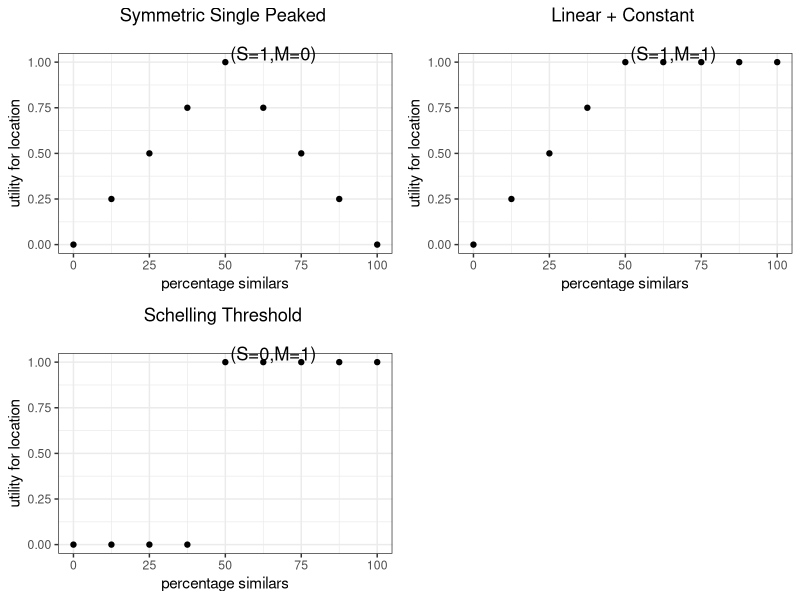
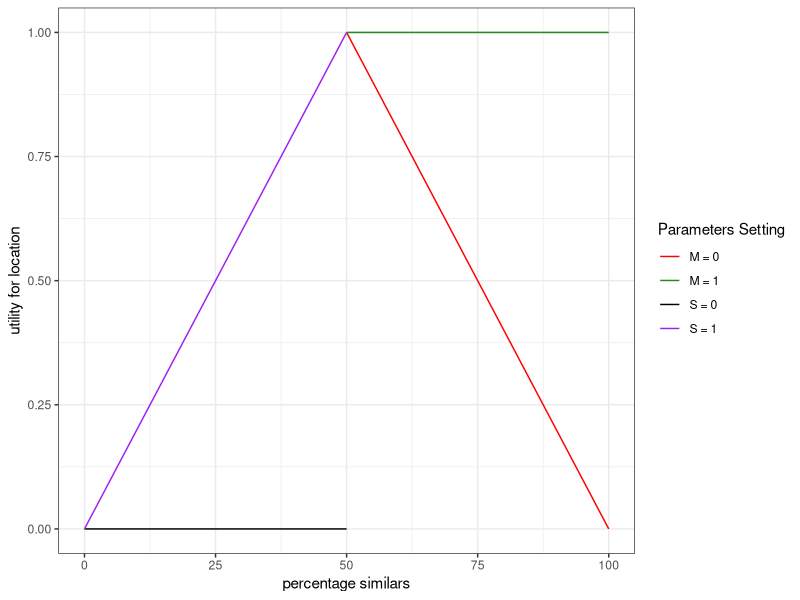
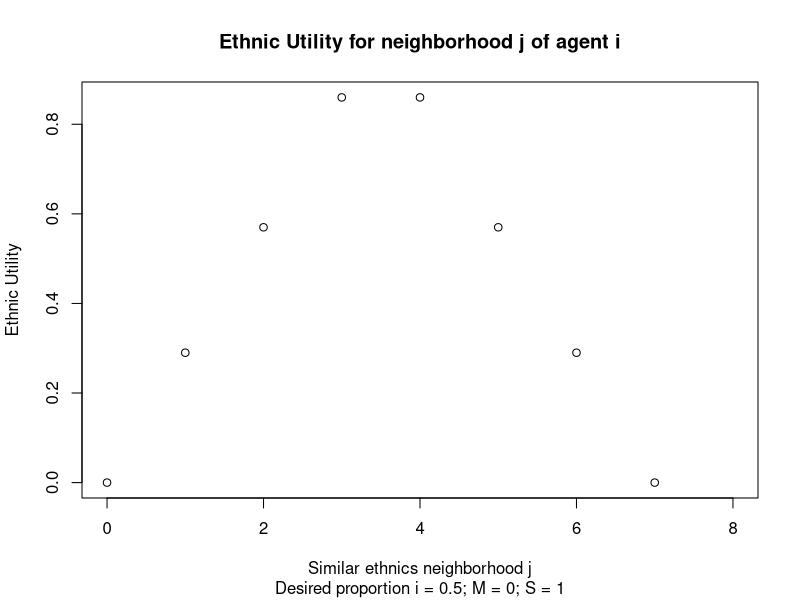
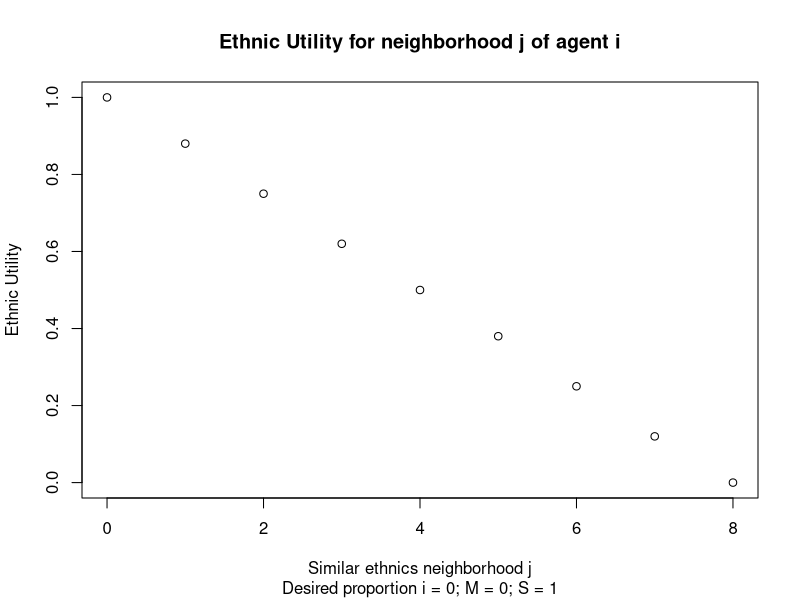
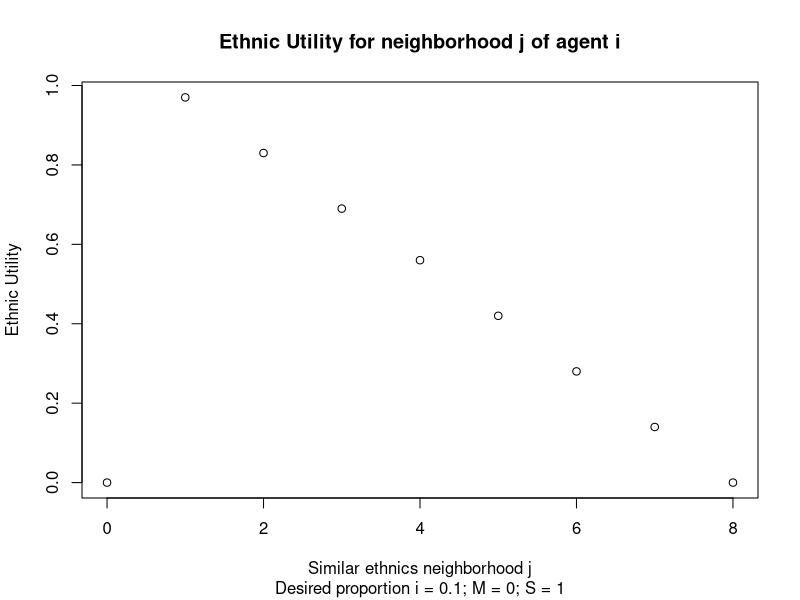
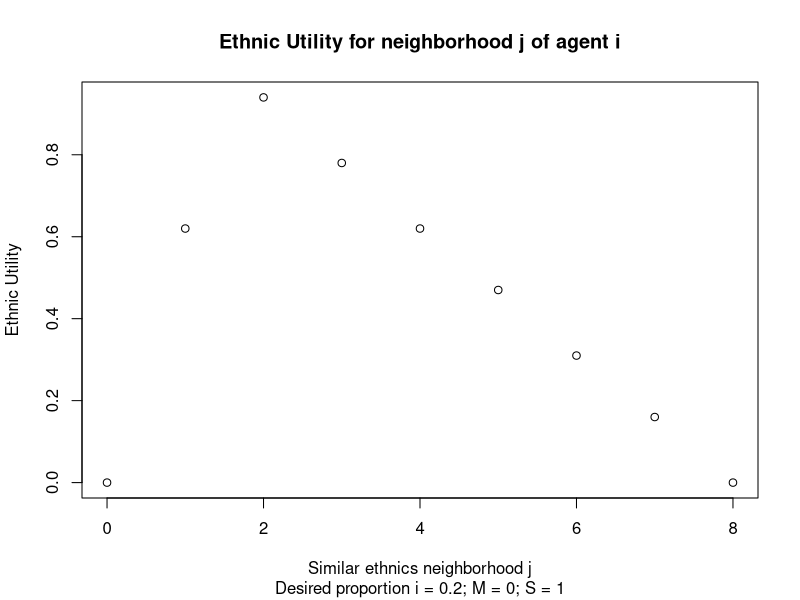
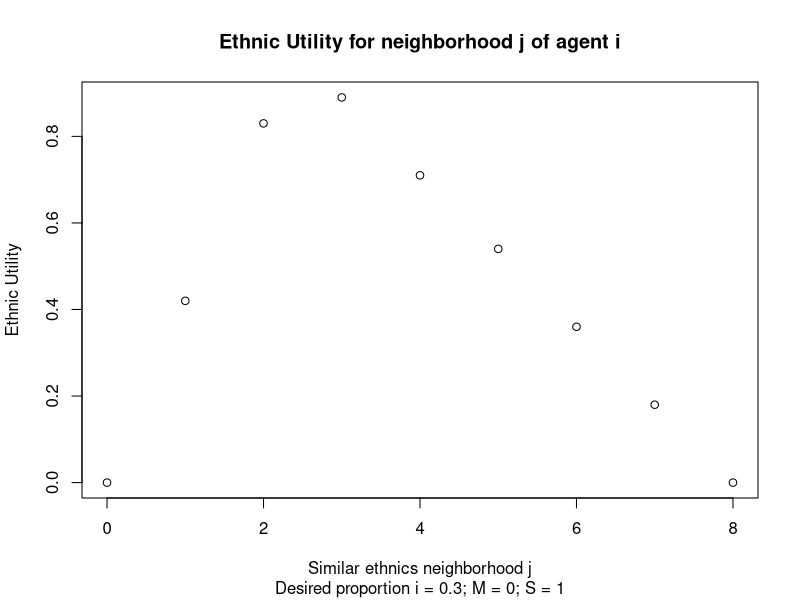
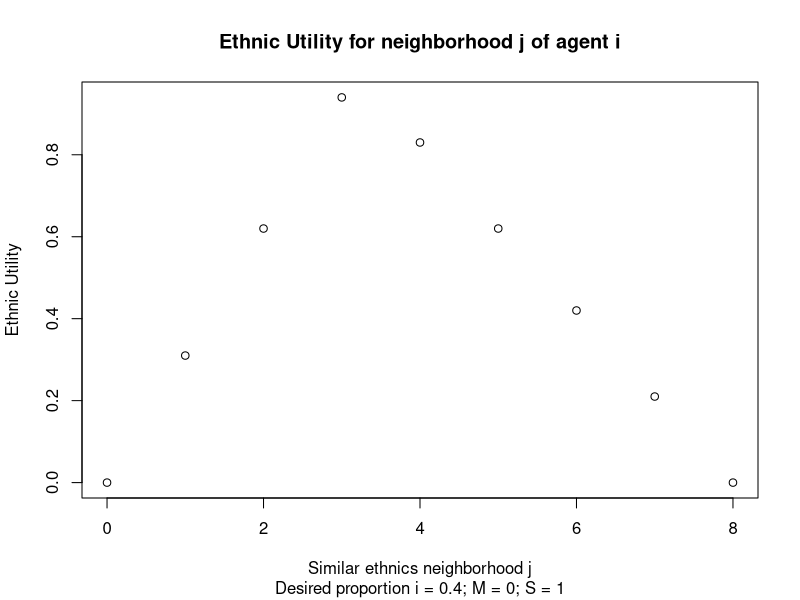

Recreate these plots in R, in order.
## ---- chunk 1
knitr::opts_chunk$set(echo = TRUE, fig.lp="fig:")

library(Hmisc)
library(ggplot2)
library(gridExtra)
library(ggpubr)

# Here functions that are used.

# Calculation ethnic utility (for each option)
# i_e: ethnic threshold (ideal point)
# M: right-side decreasing slope
# x: number agents in neighborhood with same color
# n: total number agents in neighborhood
# S: left-side increasing slope
# Note: if (x > n){U <- NA} to show the case number of agents in neighborhood different from 8, so that utility is calculated based on this, although x-axis in graph has 8 points  (excluded from calculation)

f_eth <- function(i_e,M,x,n,S){
  if (x > n){
    U <- NA}else{
  if (x < round(n*i_e,digits = 2)){
   U <- (x / round((n*i_e),digits = 2)) * S
    }else if (x > round((n*i_e),digits = 2)){
      U <- M + ((1- (x/n))*(1-M))/(1-i_e)   
    }else{
        U <- 1}
  round(U,digits = 2)
    }
}

# Calculation value utility (for each option)

f_val <- function(e_w,ew_ng,M,i_v,S){
  if (round(abs(e_w-ew_ng), digits=2) <= i_v) {
    U <- 1
    }else{
      U <- (M + ((1-(round(abs(e_w-ew_ng), digits=2)))*(1-M))/(1-i_v)) * S
    }
  round(U,digits = 2)
}

# Probability (random utility with logistic regression) to relocate

prob <- function(d_u_e,d_u_v,e_w,par_v){round(1 / (1 + exp(-(e_w*10)*(d_u_e) + (-(v_w*10)*(d_u_v)))),digits= 2)}

# install.packages("tinytex", repos = "https://cloud.r-project.org" ) if debug needed?

## ---- chunk 2



# f2 <- function(p,M,x,n,S)

i_e = 0.5
M = 0
S = 1
n = 8

f0s <- f_eth(i_e,M,0,n,S)
f1s <- f_eth(i_e,M,1,n,S)
f2s <- f_eth(i_e,M,2,n,S)
f3s <- f_eth(i_e,M,3,n,S)
f4s <- f_eth(i_e,M,4,n,S)
f5s <- f_eth(i_e,M,5,n,S)
f6s <- f_eth(i_e,M,6,n,S)
f7s <- f_eth(i_e,M,7,n,S)
f8s <- f_eth(i_e,M,8,n,S)

i_e = 0.5
M = 1
S = 1
n = 8

f0c <- f_eth(i_e,M,0,n,S)
f1c <- f_eth(i_e,M,1,n,S)
f2c <- f_eth(i_e,M,2,n,S)
f3c <- f_eth(i_e,M,3,n,S)
f4c <- f_eth(i_e,M,4,n,S)
f5c <- f_eth(i_e,M,5,n,S)
f6c <- f_eth(i_e,M,6,n,S)
f7c <- f_eth(i_e,M,7,n,S)
f8c <- f_eth(i_e,M,8,n,S)


i_e = 0.5
M = 1
S = 0
n = 8

f0t <- f_eth(i_e,M,0,n,S)
f1t <- f_eth(i_e,M,1,n,S)
f2t <- f_eth(i_e,M,2,n,S)
f3t <- f_eth(i_e,M,3,n,S)
f4t <- f_eth(i_e,M,4,n,S)
f5t <- f_eth(i_e,M,5,n,S)
f6t <- f_eth(i_e,M,6,n,S)
f7t <- f_eth(i_e,M,7,n,S)
f8t <- f_eth(i_e,M,8,n,S)

Utility_S <- c(f0s,f1s,f2s,f3s,f4s,f5s,f6s,f7s,f8s)
Utility_C <- c(f0c,f1c,f2c,f3c,f4c,f5c,f6c,f7c,f8c)
Utility_T <- c(f0t,f1t,f2t,f3t,f4t,f5t,f6t,f7t,f8t)


# name_E <- paste0("Desired proportion i = ",i_e,"; M = ",M,"; S = ",S)
# plot(num_sim_col,Utility_T, xlab = "Similar ethnics neighborhood j", ylab = "Ethnic Utility",  main = "Ethnic Utility for neighborhood j of agent i",  sub = name_E)
# report_E <- paste0("M = ",M,"; S = ",S,"; Desired proportion i = ",i_e,"; Similar ethnics neighborhood j = ", seq(0, 8, by = 1), "; Utility ij = ", Utility_T)
# print(report_E)


# func_type <- c(rep("symmetric",9),rep("constant",9),rep("threshold",9))

x_graph <- rep(seq(0, 100, by = 12.5),3)
funct_symm <- c(rep("symmetric",9),rep("constant",9),rep("threshold",9))
utility_location <- c(Utility_S,Utility_C,Utility_T)

symmetric <- data.frame(x_graph[c(0:9)],utility_location[c(0:9)],funct_symm[c(0:9)])
constant <- data.frame(x_graph[c(10:18)],utility_location[c(10:18)],funct_symm[c(10:18)])
threshold <- data.frame(x_graph[c(19:27)],utility_location[c(19:27)],funct_symm[c(19:27)])

symmetric
 constant
 threshold

# write.csv2(A,file="C:/Users/rocpa/OneDrive/Desktop/08_08_2019/ethnic-value_multinomial/data_utility")

symmetric_graph <- ggplot(symmetric,aes(x_graph[c(0:9)],utility_location[c(0:9)])) 
constant_graph <- ggplot(constant,aes(x_graph[c(10:18)],utility_location[c(10:18)])) 
threshold_graph <- ggplot(threshold,aes(x_graph[c(19:27)],utility_location[c(19:27)])) 

symmetric_plot <- symmetric_graph + geom_point() + theme_bw() + labs(x = "percentage similars",y = "utility for location") + ggtitle("Symmetric Single Peaked \n\r (S=1,M=0) ") + theme(plot.title = element_text(hjust = 0.5))
constant_plot <- constant_graph + geom_point() + theme_bw() + labs(x = "percentage similars",y = "utility for location") + ggtitle("Linear + Constant \n\r (S=1,M=1)") + theme(plot.title = element_text(hjust = 0.5))
threshold_plot <- threshold_graph + geom_point() + theme_bw() + labs(x = "percentage similars",y = "utility for location") + ggtitle("Schelling Threshold \n\r (S=0,M=1) ") + theme(plot.title = element_text(hjust = 0.5)) 

suppressWarnings(
grid.arrange(symmetric_plot, constant_plot,threshold_plot, ncol= 2,nrow = 2)
)



## ---- chunk 3


x_graph_overlap <- rep(seq(0, 100, by = 12.5),4)

S_0 <- c(0,0,0,0,0,NA,NA,NA,NA)
M_1 <- c(NA,NA,NA,NA,1,1,1,1,1)
S_1 <- c(0,0.25,0.5,0.75,1,NA,NA,NA,NA)
M_0 <- c(NA,NA,NA,NA,1,0.75,0.5,0.25,0)

funct_overlap <- c(rep("S = 0",9),rep("M = 1",9),rep("S = 1",9),rep("M = 0",9))
utility_overlap <- c(S_0,M_1,S_1,M_0)

overlap <- data.frame(x_graph_overlap,utility_overlap,funct_overlap)


# overlap

graph_overlap <- ggplot(overlap,aes(x_graph_overlap,utility_overlap))

suppressWarnings(print(
graph_overlap + geom_line(aes(colour = funct_overlap)) + scale_color_manual(values = c("red","forestgreen","black","purple"),name = "Parameters Setting") + theme_bw() + labs(x = "percentage similars",y = "utility for location")
))


## ---- chunk 4


# f2 <- function(p,M,x,n,S)

i_e = 0.5
M = 0
S = 1
n = 7

f0m <- f_eth(i_e,M,0,n,S)
f1m <- f_eth(i_e,M,1,n,S)
f2m <- f_eth(i_e,M,2,n,S)
f3m <- f_eth(i_e,M,3,n,S)
f4m <- f_eth(i_e,M,4,n,S)
f5m <- f_eth(i_e,M,5,n,S)
f6m <- f_eth(i_e,M,6,n,S)
f7m <- f_eth(i_e,M,7,n,S)
f8m <- f_eth(i_e,M,8,n,S)

num_sim_col <- seq(0, 8, by = 1)
Utility_E <- c(f0m,f1m,f2m,f3m,f4m,f5m,f6m,f7m,f8m)
name_E <- paste0("Desired proportion i = ",i_e,"; M = ",M,"; S = ",S)

plot(num_sim_col,Utility_E, xlab = "Similar ethnics neighborhood j", ylab = "Ethnic Utility",  main = "Ethnic Utility for neighborhood j of agent i",  sub = name_E)

report_E <- paste0("M = ",M,"; S = ",S,"; Desired proportion i = ",i_e,"; Similar ethnics neighborhood j = ", seq(0, 8, by = 1), "; Utility ij = ", Utility_E)

print(report_E)

## ---- chunk 5


# f2 <- function(p,M,x,n,S)

#i_e = 0.5
M = 0
S = 1
n = 8

for (i_e in seq (0.0,1.0, by = 0.1)){
  
f0m <- f_eth(i_e,M,0,n,S)
f1m <- f_eth(i_e,M,1,n,S)
f2m <- f_eth(i_e,M,2,n,S)
f3m <- f_eth(i_e,M,3,n,S)
f4m <- f_eth(i_e,M,4,n,S)
f5m <- f_eth(i_e,M,5,n,S)
f6m <- f_eth(i_e,M,6,n,S)
f7m <- f_eth(i_e,M,7,n,S)
f8m <- f_eth(i_e,M,8,n,S)

num_sim_col <- seq(0, 8, by = 1)
Utility_E <- c(f0m,f1m,f2m,f3m,f4m,f5m,f6m,f7m,f8m)
name_E <- paste0("Desired proportion i = ",i_e,"; M = ",M,"; S = ",S)

plot(num_sim_col,Utility_E, xlab = "Similar ethnics neighborhood j", ylab = "Ethnic Utility",  main = "Ethnic Utility for neighborhood j of agent i",  sub = name_E)

report_E <- paste0("M = ",M,"; S = ",S,"; Desired proportion i = ",i_e,"; Similar ethnics neighborhood j = ", seq(0, 8, by = 1), "; Utility ij = ", Utility_E)

print(report_E)

}
## ---- chunk 6

i_v <- 0
S  <- 1
M <- 0

for (e_w in seq (0.0,1.0, by = 0.1)){

fv0d2 <- f_val(e_w,0,M,i_v,S)
fv1d2 <- f_val(e_w,0.1,M,i_v,S)
fv2d2 <- f_val(e_w,0.2,M,i_v,S)
fv3d2 <- f_val(e_w,0.3,M,i_v,S)
fv4d2 <- f_val(e_w,0.4,M,i_v,S)
fv5d2 <- f_val(e_w,0.5,M,i_v,S)
fv6d2 <- f_val(e_w,0.6,M,i_v,S)
fv7d2 <- f_val(e_w,0.7,M,i_v,S)
fv8d2 <- f_val(e_w,0.8,M,i_v,S)
fv9d2 <- f_val(e_w,0.9,M,i_v,S)
fv10d2 <- f_val(e_w,1.0,M,i_v,S)

value_mean_neighborhood <- seq(0.0, 1.0, by = 0.1)
Utility_V <- c(fv0d2,fv1d2,fv2d2,fv3d2,fv4d2,fv5d2,fv6d2,fv7d2,fv8d2,fv9d2,fv10d2)
name_V <- paste0("Ethnic weight i = ", e_w,"; desired distance i = ",i_v,"; M = ",M,"; S = ",S)

plot(value_mean_neighborhood,Utility_V, xlab = "Mean ethnic weight neighborhood j", ylab = "Value Utility neighborhood j",  main = "Value Utility for neighborhood j of agent i",  sub = name_V)

report_v <- paste0(name_V,"; Mean ethnic weight j = ", seq(0.0, 1.0, by = 0.1), "; Utility ij = ", Utility_V)

print(report_v)

}

## ---- chunk 7

for (d_u_e in seq (-1.0,1.0, by = 0.1)){
  
e_w <- 1
v_w <- 1-e_w

# d_u_e <- -1

dis_0   <- prob(d_u_e,0.0,e_w,v_w)
dis_0.1 <- prob(d_u_e,0.1,e_w,v_w)
dis_0.2 <- prob(d_u_e,0.2,e_w,v_w)
dis_0.3 <- prob(d_u_e,0.3,e_w,v_w)
dis_0.4 <- prob(d_u_e,0.4,e_w,v_w)
dis_0.5 <- prob(d_u_e,0.5,e_w,v_w)
dis_0.6 <- prob(d_u_e,0.6,e_w,v_w)
dis_0.7 <- prob(d_u_e,0.7,e_w,v_w)
dis_0.8 <- prob(d_u_e,0.8,e_w,v_w)
dis_0.9 <- prob(d_u_e,0.9,e_w,v_w)
dis_1   <- prob(d_u_e,1.0,e_w,v_w)
dis_0.1neg <- prob(d_u_e,-0.1,e_w,v_w)
dis_0.2neg <- prob(d_u_e,-0.2,e_w,v_w)
dis_0.3neg <- prob(d_u_e,-0.3,e_w,v_w)
dis_0.4neg <- prob(d_u_e,-0.4,e_w,v_w)
dis_0.5neg <- prob(d_u_e,-0.5,e_w,v_w)
dis_0.6neg <- prob(d_u_e,-0.6,e_w,v_w)
dis_0.7neg <- prob(d_u_e,-0.7,e_w,v_w)
dis_0.8neg <- prob(d_u_e,-0.8,e_w,v_w)
dis_0.9neg <- prob(d_u_e,-0.9,e_w,v_w)
dis_1neg   <- prob(d_u_e,-1.0,e_w,v_w)
  
  value_difference <- seq(-1.0,1.0, by = 0.1)
  prob_relocation <- seq(0.0, 1.0,  by = 0.1)
  
  prob_choice <- c(dis_1neg,dis_0.9neg,dis_0.8neg,dis_0.7neg,dis_0.6neg,dis_0.5neg,dis_0.4neg,dis_0.3neg,dis_0.2neg,dis_0.1neg,dis_0,dis_0.1,dis_0.2,dis_0.3,dis_0.4,dis_0.5,dis_0.6,dis_0.7,dis_0.8,dis_0.9,dis_1)
  
  name_diff <- paste0("Note: "," Ethnic parameter = ", e_w*10," ;"," Value parameter = ", v_w*10, 
                      "\r\n Utility Difference -1 = MIN Utility Alternative, 1 = MAX Utility Alternative")
  
  name_diff_title <-paste0("Probability to move to alternative","\r\n Difference Ethnic Utility (Alternative - Current) = ", d_u_e)
  
plot(value_difference,prob_choice, xlab = "x-axis: Difference Value Utility (Alternative - Current) \r\n",ylab = "probability", main = name_diff_title, sub = name_diff,ylim = c(0,1), yaxt = 'n')
axis(2,at=seq(0.0, 1.0, by = 0.25))

}


## ---- chunk 8

prob <- function(d_u_e,d_u_v,par_e,par_v){round(1 / (1 + exp(-par_e*(d_u_e) + (-par_v*(d_u_v)))),digits= 2)}

for (d_u_e in seq (-1.0,1.0, by = 0.1)){
  
par_e <- 10
par_v <- 10 - par_e

# d_u_e <- -1

  dis_0p   <- prob(d_u_e,0.0,par_e,par_v)
dis_0.1p <- prob(d_u_e,0.1,par_e,par_v)
dis_0.2p <- prob(d_u_e,0.2,par_e,par_v)
dis_0.3p <- prob(d_u_e,0.3,par_e,par_v)
dis_0.4p <- prob(d_u_e,0.4,par_e,par_v)
dis_0.5p <- prob(d_u_e,0.5,par_e,par_v)
dis_0.6p <- prob(d_u_e,0.6,par_e,par_v)
dis_0.7p <- prob(d_u_e,0.7,par_e,par_v)
dis_0.8p <- prob(d_u_e,0.8,par_e,par_v)
dis_0.9p <- prob(d_u_e,0.9,par_e,par_v)
dis_1p  <- prob(d_u_e,1.0,par_e,par_v)
dis_0.1negp <- prob(d_u_e,-0.1,par_e,par_v)
dis_0.2negp <- prob(d_u_e,-0.2,par_e,par_v)
dis_0.3negp <- prob(d_u_e,-0.3,par_e,par_v)
dis_0.4negp <- prob(d_u_e,-0.4,par_e,par_v)
dis_0.5negp <- prob(d_u_e,-0.5,par_e,par_v)
dis_0.6negp <- prob(d_u_e,-0.6,par_e,par_v)
dis_0.7negp <- prob(d_u_e,-0.7,par_e,par_v)
dis_0.8negp <- prob(d_u_e,-0.8,par_e,par_v)
dis_0.9negp <- prob(d_u_e,-0.9,par_e,par_v)
dis_1negp   <- prob(d_u_e,-1.0,par_e,par_v)
  
  value_difference <- seq(-1.0,1.0, by = 0.1)
  prob_relocation <- seq(0.0, 1.0,  by = 0.1)
  
  prob_choicep <- c(dis_1negp,dis_0.9negp,dis_0.8negp,dis_0.7negp,dis_0.6negp,dis_0.5negp,dis_0.4negp,dis_0.3negp,dis_0.2negp,dis_0.1negp,dis_0p,dis_0.1p,dis_0.2p,dis_0.3p,dis_0.4p,dis_0.5p,dis_0.6p,dis_0.7p,dis_0.8p,dis_0.9p,dis_1p)
  
  name_diff <- paste0("Note: "," Ethnic parameter = ", par_e," ;"," Value parameter = ", par_v, 
                      "\r\n Utility Difference -1 = MIN Utility Alternative, 1 = MAX Utility Alternative")
  
  name_diff_title <-paste0("Probability to move to alternative","\r\n Difference Ethnic Utility (Alternative - Current) = ", d_u_e)
  
plot(value_difference,prob_choicep, xlab = "x-axis: Difference Value Utility (Alternative - Current) \r\n",ylab = "probability", main = name_diff_title, sub = name_diff,ylim = c(0,1), yaxt = 'n')
axis(2,at=seq(0.0, 1.0, by = 0.25))

}


## ---- chunk 9

# f0t6 <- f(0.5,0.6,0,6)
# f1t6 <- f(0.5,0.6,1,6)
# f2t6<- f(0.5,0.6,2,6)
# f3t6 <- f(0.5,0.6,3,6)
# f4t6 <- f(0.5,0.6,4,6)
# f5t6 <- f(0.5,0.6,5,6)
# f6t6 <- f(0.5,0.6,6,6)

# utilityt6 <- c(f0t6,f1t6,f2t6,f3t6,f4t6,f5t6,f6t6)
# concentrationt6 <- c(0:6)


# print(utilityt8)
# plot(concentrationt6,utilityt6)

## ---- chunk 10



# f0m <- f(0.5,1,0,8)
# f1m <- f(0.5,1,1,8)
# f2m <- f(0.5,1,2,8)
# f3m <- f(0.5,1,3,8)
# f4m <- f(0.5,1,4,8)
# f5m <- f(0.5,1,5,8)
# f6m <- f(0.5,1,6,8)
# f7m <- f(0.5,1,7,8)
# f8m <- f(0.5,1,8,8)

# utility_Moore <- c(f0m,f1m,f2m,f3m,f4m,f5m,f6m,f7m,f8m)
# concentrationm <- c(0:8)


# print(utilitym)
# plot(concentrationm,utility_Moore)
## ---- chunk 11



# f0m <- f(0.5,0,0,8)
# f1m <- f(0.5,0,1,8)
# f2m <- f(0.5,0,2,8)
# f3m <- f(0.5,0,3,8)
# f4m <- f(0.5,0,4,8)
# f5m <- f(0.5,0,5,8)
# f6m <- f(0.5,0,6,8)
# f7m <- f(0.5,0,7,8)
# f8m <- f(0.5,0,8,8)

# utility_Moore <- c(f0m,f1m,f2m,f3m,f4m,f5m,f6m,f7m,f8m)
# concentrationm <- c(0:8)


# print(utilitym)
# plot(concentrationm,utility_Moore)
